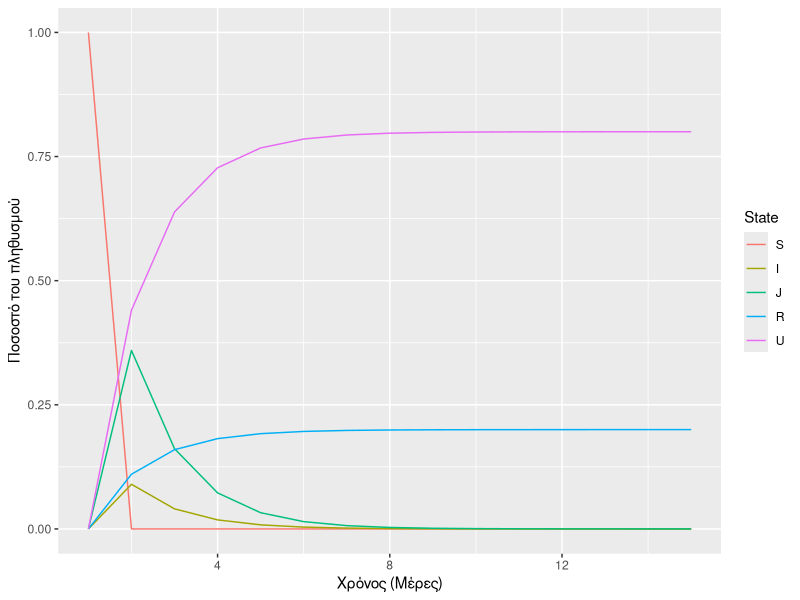

The R script that drew this image:
#########################Asymptomatic SIR Modelling############################

#Load required libraries
library(ggplot2)
library(deSolve)
library(reshape2)

# Model inputs

initial_state_values=c(S=999999,I=1,J=0,R=0,U=0)
parameters=c(gamma=0.8,beta=0.4,v=0,ksi=0.2,mu=0.8)

# Time points

time=seq(from=1,to=15,by=1)

# SIR model function 

sir_model <- function(time,state,parameters){
  with(as.list(c(state,parameters)),{
    N=S+I+J+R+U
    dS=-beta*(I+J)*S-v*S
    dI=beta*ksi*(I+J)*S-gamma*I
    dJ=beta*(1-ksi)*(I+J)*S-mu*J
    dR=gamma*I+v*ksi*S
    dU=mu*J+v*(1-ksi)*S
    return(list(c(dS,dI,dJ,dR,dU)))
  }
  )
}

#Solving the differential equations
output<-as.data.frame(ode(y=initial_state_values,func = sir_model,parms=parameters,times = time))


out_long=melt(output,id="time")
# To plot the proportion of susceptible, infected and recovered individuals over time
ggplot(data = out_long,          
       aes(x = time, y = value/1000000, colour = variable, group = variable)) +  
  geom_line() +xlab("Χρόνος (Μέρες)")+ylab("Ποσοστό του πληθυσμού")+scale_color_discrete(name="State")
